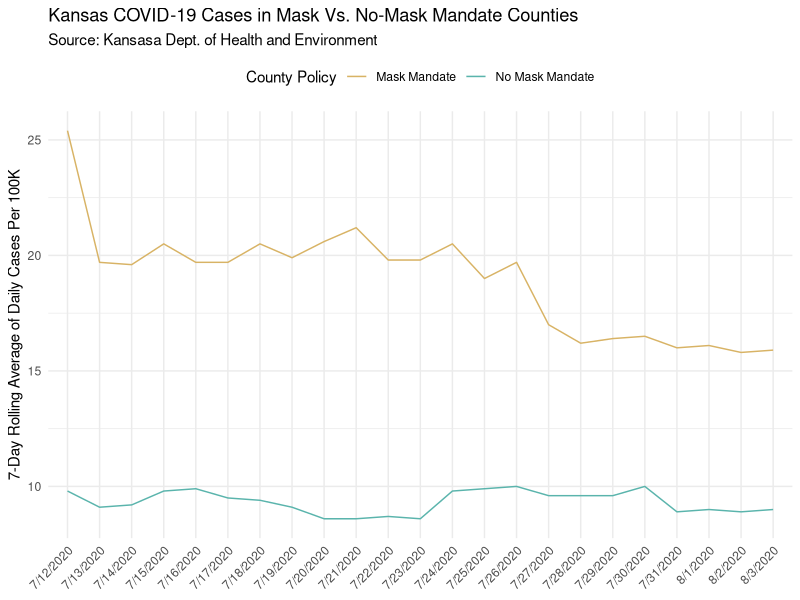
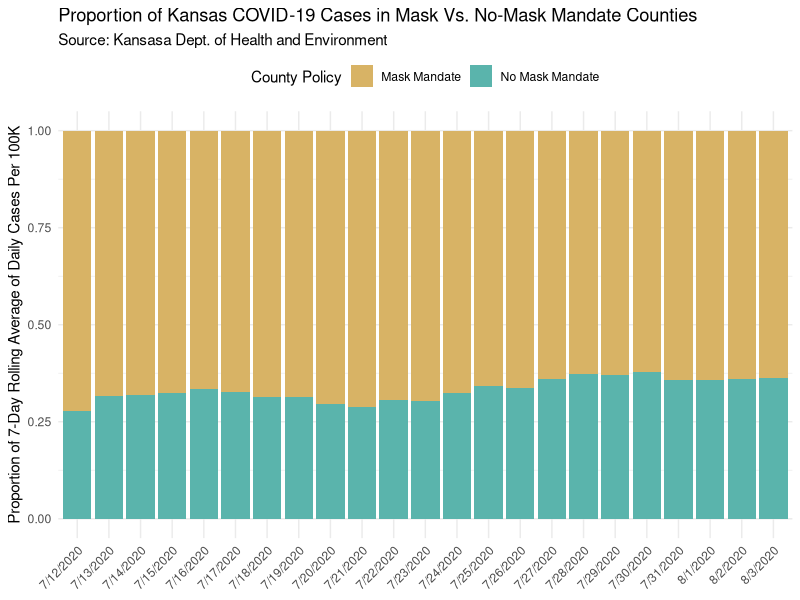

Here is the R script that generated these plots, in order:
## ---- chunk 1
library(tidyverse) 
## ---- chunk 2
df <- tribble(
  ~date, ~mask, ~nomask,
  "7/12/2020", 25.4, 9.8,
  "7/13/2020", 19.7, 9.1,
  "7/14/2020", 19.6, 9.2,
  "7/15/2020", 20.5, 9.8,
  "7/16/2020", 19.7, 9.9,
  "7/17/2020", 19.7, 9.5,
  "7/18/2020", 20.5, 9.4,
  "7/19/2020", 19.9, 9.1,
  "7/20/2020", 20.6, 8.6,
  "7/21/2020", 21.2, 8.6,
  "7/22/2020", 19.8, 8.7,
  "7/23/2020", 19.8, 8.6,
  "7/24/2020", 20.5, 9.8,
  "7/25/2020", 19.0, 9.9,
  "7/26/2020", 19.7, 10.0,
  "7/27/2020", 17.0, 9.6,
  "7/28/2020", 16.2, 9.6,
  "7/29/2020", 16.4, 9.6,
  "7/30/2020", 16.5, 10.0,
  "7/31/2020", 16.0, 8.9,
  "8/1/2020", 16.1, 9.0,
  "8/2/2020", 15.8, 8.9,
  "8/3/2020", 15.9, 9.0
)
## ---- chunk 3
df <- df %>% 
  pivot_longer(
    mask:nomask, 
    names_to = "mask", 
    values_to = "cases")
df
## ---- chunk 4
df %>% 
  ggplot(aes(x = date, y = cases, color = mask, group = mask)) +
  geom_line() +
  labs(title = "Kansas COVID-19 Cases in Mask Vs. No-Mask Mandate Counties", subtitle = "Source: Kansasa Dept. of Health and Environment", y = "7-Day Rolling Average of Daily Cases Per 100K", x = NULL, color = "County Policy") +
  theme_minimal() +
  theme(
    axis.text.x = element_text(angle = 45, hjust = 1),
  legend.position = "top") +
  scale_color_manual(
    values = c("mask" = "#d8b365", "nomask" = "#5ab4ac"),
    labels = c("mask" = "Mask Mandate", "nomask" = "No Mask Mandate")
  )

## ---- chunk 5
#Going back to wide before adding new total variable.
df <- df %>%
  pivot_wider(names_from = mask, values_from = cases) %>% 
  mutate(total = rowSums(across(c(mask, nomask))))

#Back to long.
df <- df %>% 
  pivot_longer(
    mask:nomask, 
    names_to = "mask", 
    values_to = "cases")

#Creating proportion variable.
df <- df %>%
  mutate(proportion = cases / total)
  
#Plotting.
df %>% 
  ggplot(aes(x = date, y = proportion, fill = mask)) +
  geom_col() +
  labs(title = "Proportion of Kansas COVID-19 Cases in Mask Vs. No-Mask Mandate Counties", subtitle = "Source: Kansasa Dept. of Health and Environment", y = "Proportion of 7-Day Rolling Average of Daily Cases Per 100K", x = NULL, fill = "County Policy") +
  theme_minimal() +
  theme(
    axis.text.x = element_text(angle = 45, hjust = 1),
  legend.position = "top") +
  scale_fill_manual(
    values = c("mask" = "#d8b365", "nomask" = "#5ab4ac"),
    labels = c("mask" = "Mask Mandate", "nomask" = "No Mask Mandate")
  )

